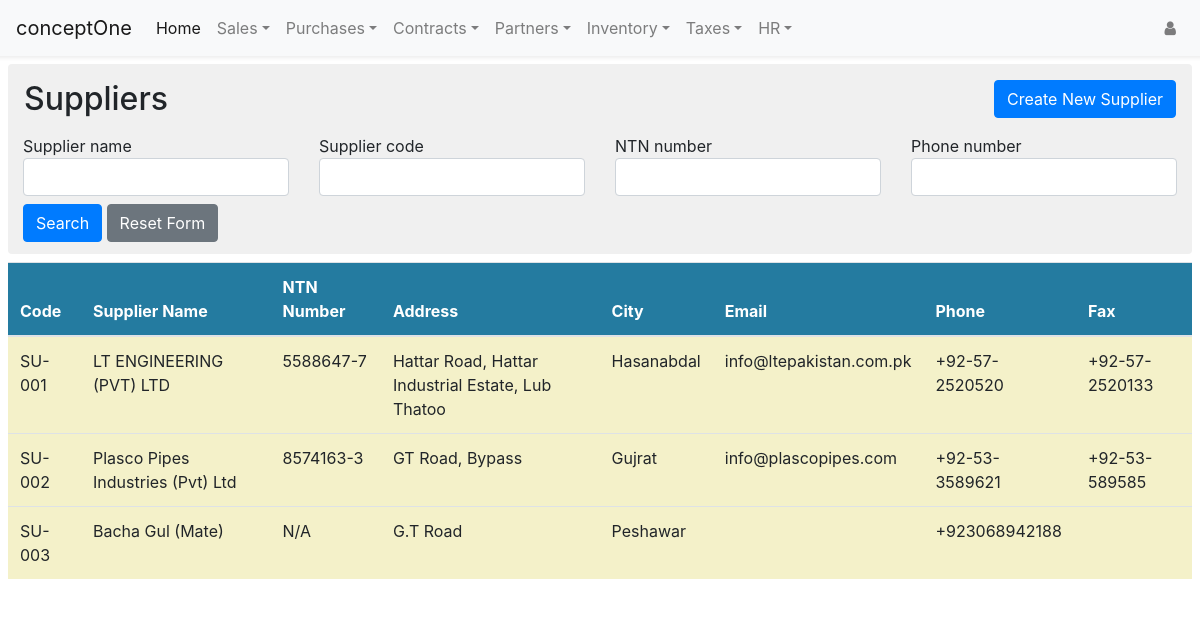
The app's page /suppliers/listsuppliers/ with its own data.
### suppliersApp/models.py (models this page shows, shortened)
class Supplier(models.Model):
    supplier_code = models.CharField(max_length=16, unique=True)
    supplier_name = models.CharField(max_length=128, unique=True)
    supplier_address = models.CharField(max_length=264)
    supplier_city = models.CharField(max_length=128)
    supplier_phone = models.CharField(max_length=128, blank=True)
    supplier_fax = models.CharField(max_length=128, blank=True)
    supplier_email = models.EmailField(max_length=192, blank=True)
    supplier_ntn_number = models.CharField(max_length=128, blank=True)
    created_on = models.DateTimeField(auto_now_add=True)
    updated_on = models.DateTimeField(auto_now=True)

### suppliersApp/views.py (the view)
# urls.py: path('listsuppliers/',views.ListSuppliers.as_view(),name='ListSuppliers'),
class ListSuppliers(FormView):
    form_class = SupplierSearchForm
    template_name = 'suppliersapp/list_suppliers.html'
    def get_context_data(self,*args,**kwargs):
        context = super().get_context_data(*args,**kwargs)
        context['object_list'] = Supplier.objects.all()
        return context

### suppliersApp/forms.py
class SupplierSearchForm(forms.Form):
    supplier_name = forms.CharField(label='Supplier name', max_length=60, required=False, widget=forms.TextInput(attrs={'class': 'form-control search_field'}))
    supplier_code = forms.CharField(label='Supplier code', max_length=60, required=False, widget=forms.TextInput(attrs={'class': 'form-control search_field'}))
    supplier_ntn_number = forms.CharField(label='NTN number', max_length=60, required=False, widget=forms.TextInput(attrs={'class': 'form-control search_field'}))
    supplier_phone = forms.CharField(label='Phone number', max_length=60, required=False, widget=forms.TextInput(attrs={'class':'form-control search_field'}))

### suppliersApp/templates/suppliersapp/list_suppliers.html (shortened to what this page needs)
{% extends "suppliersapp/base.html" %}
{% load static %}
{% block bodyblock %}
<body style="background-color: #FFFFFF;">
    <div class="rounded mt-2 mb-2 mr-2 ml-2" style="background-color: #f0f0f0;padding-bottom: 12px;">
      <div class="row pt-2 pb-1">
        <div class="col col-6 pt-2 pb-1">
            <h2 class="font-raleway ml-3">Suppliers</h2>
        </div>
        <div class="col text-right col-6 pt-2 pb-1">
            <a class="btn btn-primary mr-3" role="button" href="{% url 'suppliersApp:CreateSupplier' %}">Create New Supplier</a>
        </div>
      </div>
      <form id="id_search_form" supplier-search-url = "{% url 'suppliersApp:SupplierQuery' %}" novalidate>
        <div class="row" style="margin-right: 0px;margin-left: 0px;">
          <div class="col-md-6 col-lg-3">
              {{form.supplier_name.label}}
              {{form.supplier_name}}
          </div>
          <div class="col-md-6 col-lg-3">
              {{form.supplier_code.label}}
              {{form.supplier_code}}
          </div>
          <div class="col-md-6 col-lg-3">
              {{form.supplier_ntn_number.label}}
              {{form.supplier_ntn_number}}
          </div>
          <div class="col-md-6 col-lg-3">
              {{form.supplier_phone.label}}
              {{form.supplier_phone}}
          </div>
          <div class="col-12 mt-2">
            <button id="id_search_btn" class="btn btn-primary" type="button">Search</button>
            <button id="reset_btn" class="btn btn-secondary" type="reset">Reset Form</button>
          </div>
        </div>
      </form>
    </div>
    <div class="mr-2 ml-2">
      <div class="table-responsive" style="background-color: #ffffff;">
        {% include "suppliersapp/tables/list_supplierstable.html" %}
      </div>
    </div>
</body>
{% endblock bodyblock %}

### suppliersApp/templates/suppliersapp/tables/list_supplierstable.html
{% if object_list %}
<table id="id_supplierstable" class="table">
    <thead style="background-color: #247ba0;color: #ffffff;">
        <tr>
            <th>Code</th>
            <th>Supplier Name</th>
            <th>NTN Number</th>
            <th>Address</th>
            <th>City</th>
            <th>Email</th>
            <th>Phone</th>
            <th>Fax</th>
        </tr>
    </thead>
    <tbody style="background-color: #F4F1C9;">
      {% for item in object_list  %}
        <tr>
          <td>{{item.supplier_code}}</td>
          <td>{{item.supplier_name}}</td>
          <td>{{item.supplier_ntn_number}}</td>
          <td>{{item.supplier_address}}</td>
          <td>{{item.supplier_city}}</td>
          <td>{{item.supplier_email}}</td>
          <td>{{item.supplier_phone}}</td>
          <td>{{item.supplier_fax}}</td>
        </tr>
        {% endfor %}
    </tbody>
</table>
{% else %}
  <div class="col-12 d-flex mt-2">
    <h3 class="mx-auto">Opps! There is nothing matching your query here</h3>
  </div>
{% endif %}

### records on screen
Supplier: supplier_code "SU-001", supplier_name "LT ENGINEERING (PVT) LTD", supplier_ntn_number "5588647-7", supplier_address "Hattar Road, Hattar Industrial Estate, Lub Thatoo", supplier_city "Hasanabdal", supplier_email "info@ltepakistan.com.pk", supplier_phone "+92-57-2520520", supplier_fax "+92-57-2520133"
Supplier: supplier_code "SU-002", supplier_name "Plasco Pipes Industries (Pvt) Ltd", supplier_ntn_number "8574163-3", supplier_address "GT Road, Bypass", supplier_city "Gujrat", supplier_email "info@plascopipes.com", supplier_phone "+92-53-3589621", supplier_fax "+92-53-589585"
Supplier: supplier_code "SU-003", supplier_name "Bacha Gul (Mate)", supplier_ntn_number "N/A", supplier_address "G.T Road", supplier_city "Peshawar", supplier_phone "+923068942188"
